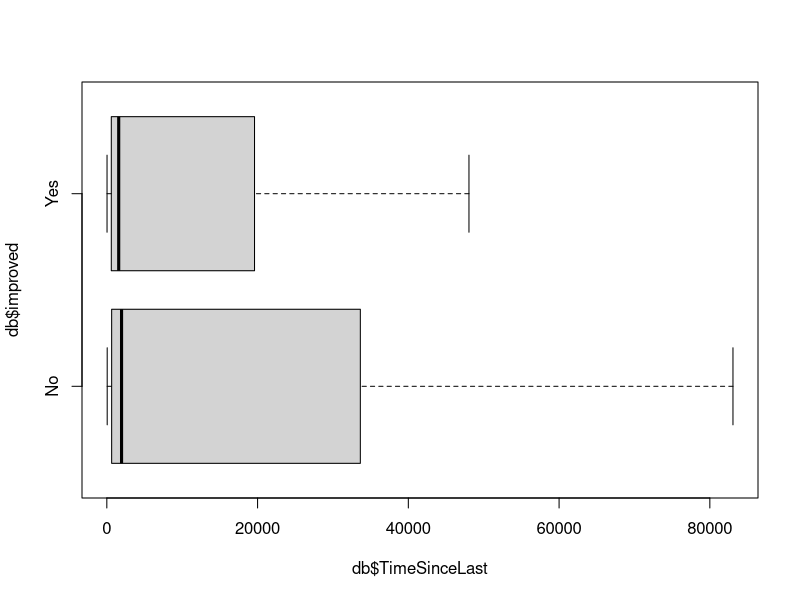
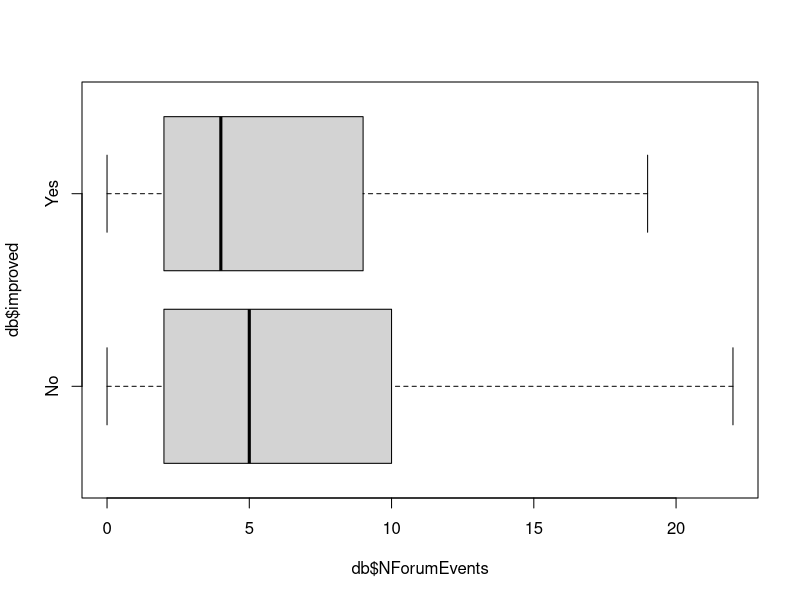
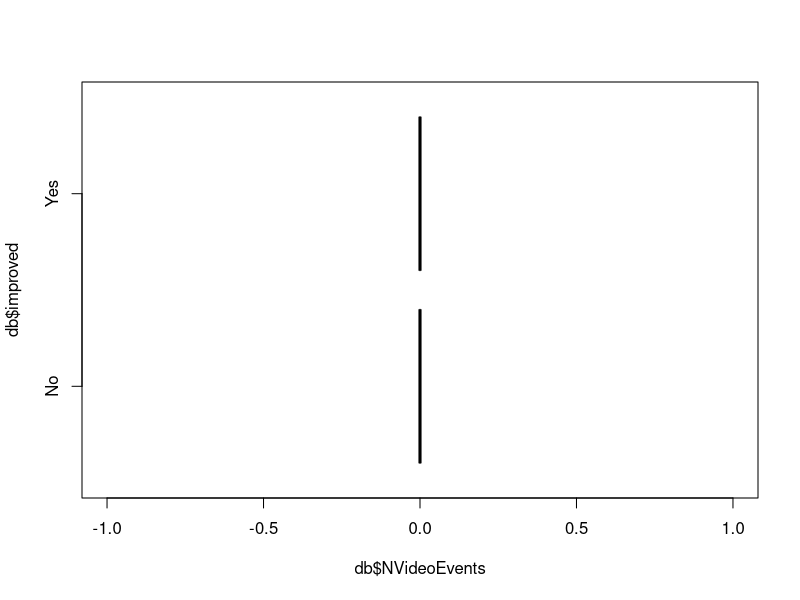
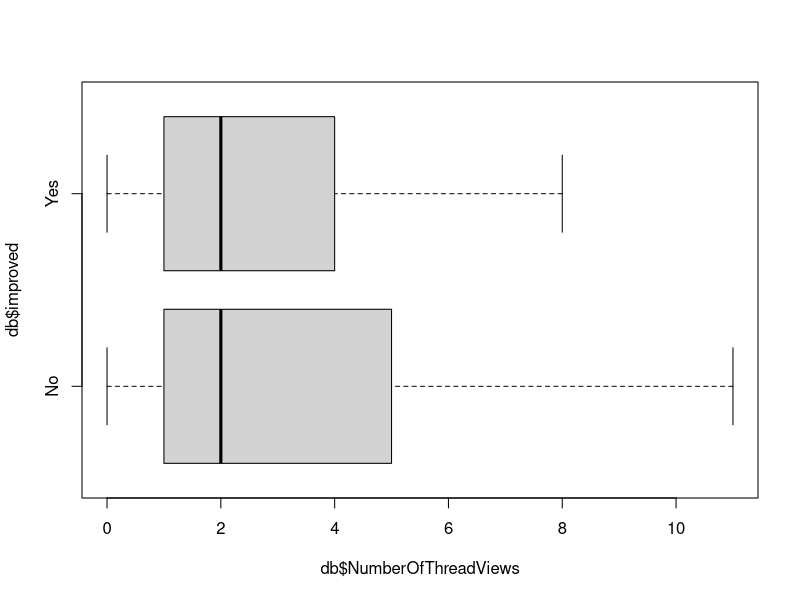

Recreate these plots in R, in order. (Note: this script raises an error after producing the figures.)
library(dplyr)
library(plyr) #ddply
#------ read features
db=read.csv('OutputTable.csv', stringsAsFactors = F)

#------ sort submissions
db=db[order(db$UserID,db$ProblemID,db$SubmissionNumber),]

#--- replace NA values with 0
db[is.na(db)]=0

#----- remove first submissions
db= filter(db,SubmissionNumber>0)

#---- remove cases when there is no video or forum activity between two submissions
db$NVideoAndForum= db$NVideoEvents+db$NForumEvents
db= filter(db,NVideoAndForum>0)  

#----- make a catgorical vribale, indicating if grade improved
db$improved = factor(if_else(db$GradeDiff>0 ,'Yes', 'No' ))
table(db$improved)

#----- visualize features per each category
boxplot(db$TimeSinceLast ~ db$improved , horizontal = T, outline=F)
boxplot(db$NForumEvents ~ db$improved , horizontal = T, outline=F)
boxplot(db$NVideoEvents ~ db$improved , horizontal = T, outline=F)
boxplot(db$NumberOfThreadViews ~ db$improved , horizontal = T, outline=F)


#============ train a classifier to predict 'improved' status =============

# ----- 1. split data into train and test set
set.seed(1234)
tr.index= sample(nrow(db), nrow(db)*0.8)
db.train= db[tr.index,]
db.test = db[-tr.index,]


#-----
# Train a classifier to identify which features are most predictive
# of an increase versus decrease of the grade. Try different methods, 
# model parameters, features set and find the best classifier (highest 'kappa' value on test set.)
# try to achieve a model with kappa > 0.5 
#
library(caret)

# should have near 100% accuracy - predict grade improvement based on numerical grade improvement
rf1 <- train(improved~GradeDiff, data = db.train, method = "rf")
pred1 = predict(rf1, newdata=db.test)
cm1 = confusionMatrix(pred1, db.test$improved)

# test SVM with our custom feature(s)
svm2 <- train(improved~NumberVideoWatched, data = db.train, method = "svmLinear")
pred2 = predict(svm2, newdata=db.test)
cm2 = confusionMatrix(pred2, db.test$improved)
